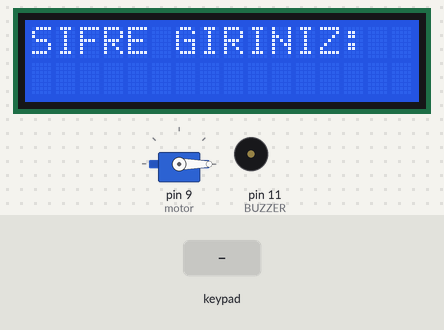
Simulated run of this sketch. Board: Arduino Uno, built with avr-gcc and run on an emulated ATmega328P. Shown: servo, 16×2 character LCD, buzzer (waves = sounding, pin HIGH). The test bench sets the inputs (shaded band).

Above: at 1.2 s.
1.3 s: keypad keys 1 6 5 8 * # pressed 0.4 s apart
At 4.2 s:
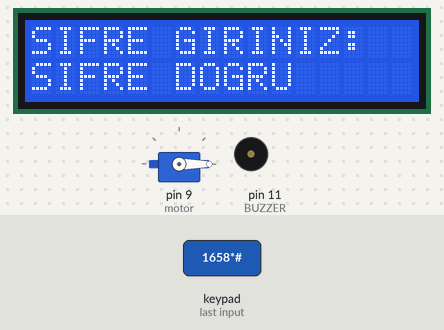
5.2 s: key '#' pressed
At 6.8 s:
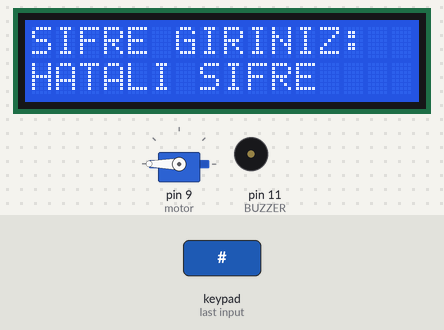
8.2 s: key 'A' pressed
At 9.5 s:
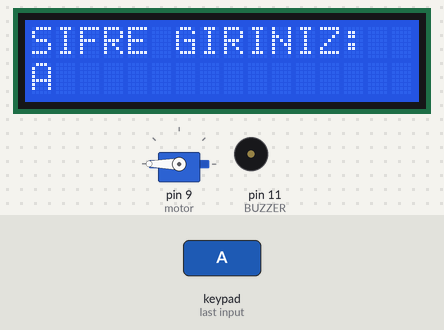
9.8 s: keypad keys 1 6 5 8 * * pressed 0.4 s apart
At 12.4 s:
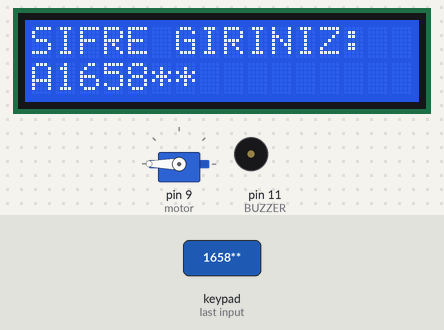
13.7 s: keypad keys 1 6 5 8 * A pressed 0.4 s apart
At 16.3 s:
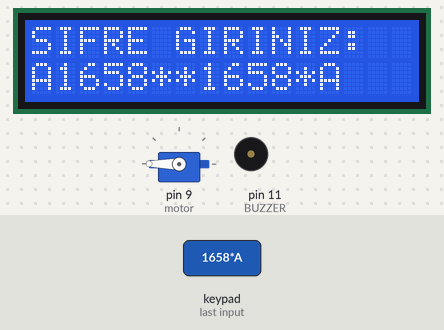
17.6 s: key 'B' pressed
At 19.0 s:
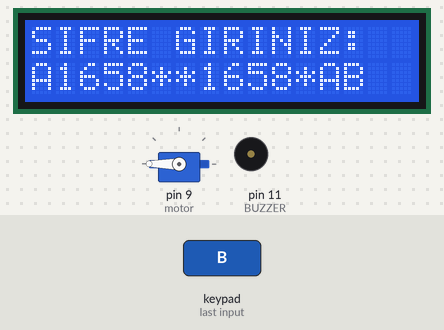
Timing chart, 0 to 20.2 s (numbered marks = the images above; inputs shaded):
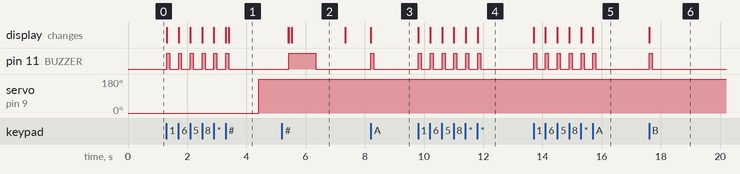

Measured:
- after the input at 1.3 s, pin 11 (BUZZER): alternates HIGH for 0.10 s and LOW for 0.30 s, 12 changes in all, then stays LOW, starting at once; servo on pin 9 (motor): 0° → 180° after 3.1 s; the display: first changes at once (image 1 shows a later state)
- after the input at 5.2 s, pin 11 (BUZZER): LOW → HIGH after 0.23 s, → LOW 0.90 s later; the display: first differs from a run without the input after 0.23 s (image 2 shows a later state)
- after the input at 8.2 s, pin 11 (BUZZER): LOW → HIGH at once, → LOW 0.10 s later; the display: changes at once (image 3)
- after the input at 9.8 s, pin 11 (BUZZER): alternates HIGH for 0.10 s and LOW for 0.30 s, 12 changes in all, then stays LOW, starting at once; the display: first changes at once (image 4 shows a later state)
- after the input at 13.7 s, pin 11 (BUZZER): alternates HIGH for 0.10 s and LOW for 0.30 s, 12 changes in all, then stays LOW, starting at once; the display: first changes at once (image 5 shows a later state)
- after the input at 17.6 s, pin 11 (BUZZER): LOW → HIGH at once, → LOW 0.10 s later; the display: changes at once (image 6)
- what the display in image 2 shows lasts 1.8 s, from 5.5 s to 7.3 s

The sketch:

Kap_KilitSistemi.ino
```cpp
#include <Servo.h>
#include <Keypad.h>
#include <LiquidCrystal.h>
#define BUZZER 11

LiquidCrystal lcd(7,6,5,4,3,2);


Servo motor;
int basamak = 0;
const byte satir = 4;
const byte sutun = 4;
String girilen_sifre="";
String sifre = "1658*";

char tus_takimi[satir][sutun]=
{
{'1', '2', '3', 'A'},
{'4', '5', '6', 'B'},
{'7', '8', '9', 'C'},
{'*', '0', '#', 'D'}
};

byte satirpin[satir] = {A0, A1, A2, A3};
byte sutunpin[sutun] = {A4, A5, 13, 10};

Keypad tus_takimim= Keypad(makeKeymap(tus_takimi), satirpin, sutunpin, satir, sutun);

void setup()
{
  motor.attach(9);
  motor.write(0);
  pinMode(9, OUTPUT);
  pinMode(BUZZER,OUTPUT);
  lcd.begin(16,2);
  lcd.setCursor(0,0);
  lcd.print("SIFRE GIRINIZ:");

}


void loop()
{
char tus = tus_takimim.getKey();  // Keypad'den alınan değer.
  if (tus != NO_KEY) {

      lcd.setCursor(basamak,1);
      lcd.print(tus);
      digitalWrite(BUZZER,HIGH);
      delay(100);
      digitalWrite(BUZZER,LOW);
      girilen_sifre = girilen_sifre + tus;
      basamak++;

  }


  if(tus=='#'){

      if((girilen_sifre.substring(0,basamak-1)) == sifre) {
        lcd.setCursor(0,1);
        lcd.print("SIFRE DOGRU");
        motor.write(0);
        delay(1000);
        motor.write(180);
        delay(1000);
        for(int i=0; i<16; i++)
        {
        lcd.setCursor(i,1);
        lcd.print(" ");
        }
        girilen_sifre = "";
        basamak = 0;
        }

       else if (( girilen_sifre.substring(0,basamak-1) != sifre))  {
       lcd.setCursor(0,1);
       lcd.print("HATALI SIFRE");
       digitalWrite(BUZZER,HIGH);
       delay(800);
       digitalWrite(BUZZER,LOW);
       delay(1000);
       for(int i=0; i<16; i++)
       {
        lcd.setCursor(i,1);
        lcd.print(" ");
       }
        girilen_sifre = "";
        basamak = 0;


      }
  }

}
```
